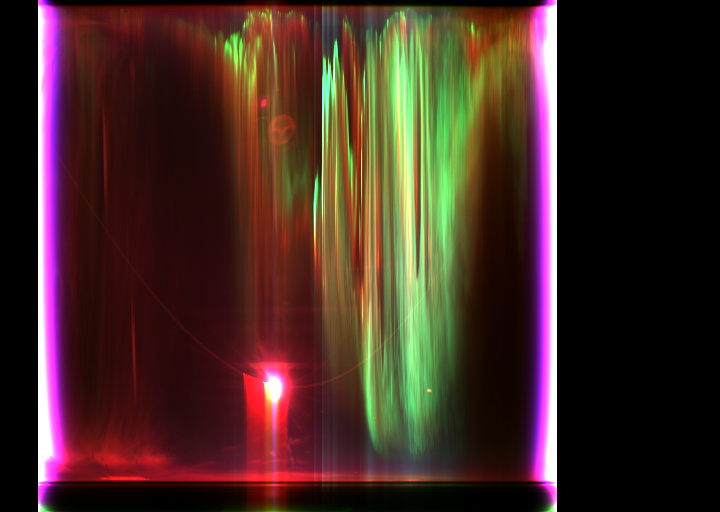
#> input picture 2015/20150102__pfrr_asi3_full-keo-rgb.png, 720 x 512 px; its folder holds only this picture in this run
$ python detect_vertical_bar.py
#> lines starting #> are read from the running program, lines starting #| are printed output that depends on the picture; after the words box and inside, x2 and y2 are one past the last pixel; in counts of white or black regions, pixels touching at a corner belong together
#> in run_detect, img is the input picture: shape (512, 720, 3); mean B, G, R 36.2, 42.7, 67.4
import cv2, os, csv
import numpy as np
from pathlib import Path

def detect_vertical_white_purple_bars(img_bgr: np.ndarray) -> np.ndarray:
    """
    检测左右两侧贯穿垂直方向的白条/紫条。
    返回掩膜 (uint8, 0/255)，若无则全黑。
    """
    H, W = img_bgr.shape[:2]
    hsv = cv2.cvtColor(img_bgr, cv2.COLOR_BGR2HSV).astype(np.int32)
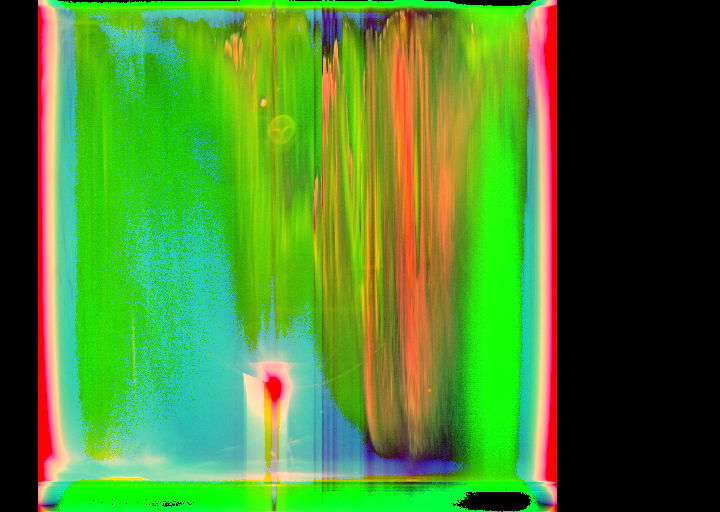
#> hsv: shape (512, 720, 3) int32; mean B, G, R 44, 127.6, 73.4
    Hc, S, V = cv2.split(hsv)
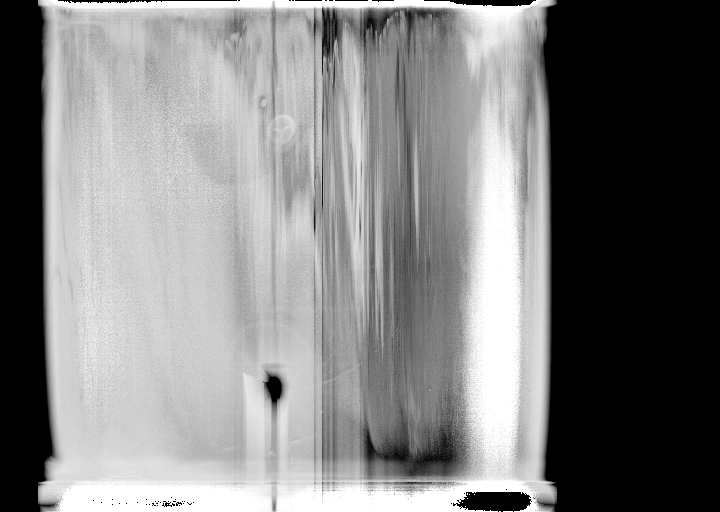
#> S: shape (512, 720) int32; min 0, max 255, mean 127.6
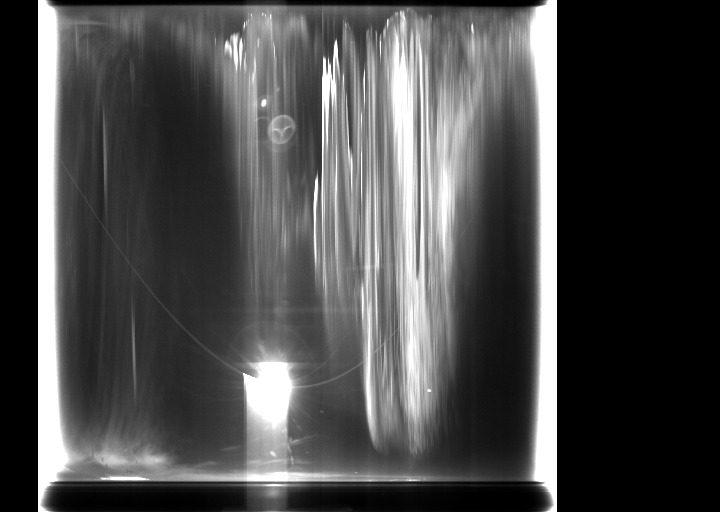
#> V: shape (512, 720) int32; min 0, max 255, mean 73.4

    # 白色门控
    white  = (S <= 70) & (V >= 210)
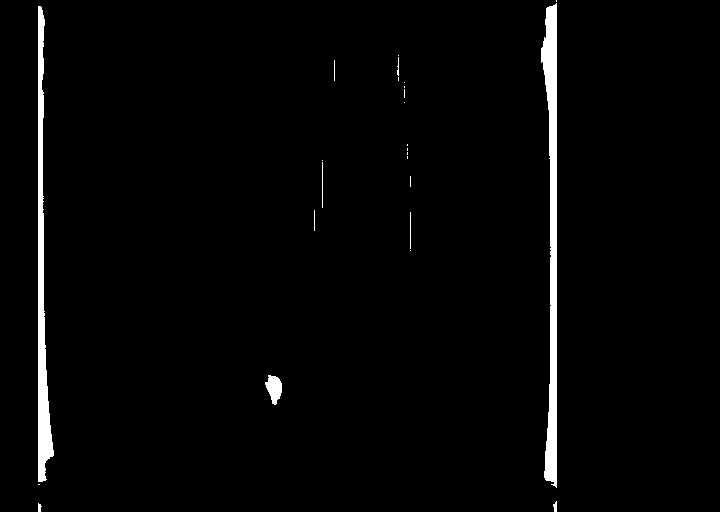
#> white: shape (512, 720) bool; 2.2% white; 25 white regions (15 under 20 px), largest, box (x1, y1, x2, y2) and area: (541, 3, 557, 488) 4229, (38, 6, 54, 482) 3356, (265, 375, 282, 405) 327
    # 紫色门控
    purple = (Hc >= 135) & (Hc <= 175) & (S >= 70) & (V >= 120)
#> purple: shape (512, 720) bool; 4.7% white; 80 white regions (71 under 20 px), largest, box (x1, y1, x2, y2) and area: (38, 0, 80, 504) 8166, (526, 0, 557, 504) 6824, (257, 344, 301, 406) 757
    cand = (white | purple).astype(np.uint8)
#> cand: shape (512, 720); values 0 (black) and 1 (white), 6.9% white; 97 white regions (84 under 20 px), largest, box (x1, y1, x2, y2) and area: (38, 0, 80, 512) 11539, (526, 0, 557, 512) 11062, (257, 344, 301, 482) 1415

    # 每列占比 + 平滑
    col_frac = cand.sum(axis=0) / float(H)
#> col_frac = 720 values, max 1 at index 38, min 0 at index 0, mean 0.0689
    kernel = np.ones(21, np.float32)/21
    col_frac = np.convolve(col_frac, kernel, mode="same")
#> col_frac = 720 values, max 0.948 at index 48, min 0 at index 0, mean 0.0689
    cols = (col_frac >= 0.35).astype(np.uint8)
#> cols = 720 values, max 1 at index 35, min 0 at index 0, mean 0.0792

    # 合并连续列 -> 掩膜
    bar_mask = np.zeros((H,W), np.uint8)
    in_bar, start = False, 0
    for x in range(W):
        if cols[x] and not in_bar:
            in_bar, start = True, x
        if (not cols[x] or x==W-1) and in_bar:
            end = x if not cols[x] else x
            w = end - start + 1
            if w >= 4 and w <= 0.2*W:  # 合理宽度
                bar_mask[:, start:end+1] = 255
            in_bar = False
#> this loop made 720 passes
#> (end, w) on passes 65, 561: (64, 30), (560, 29)
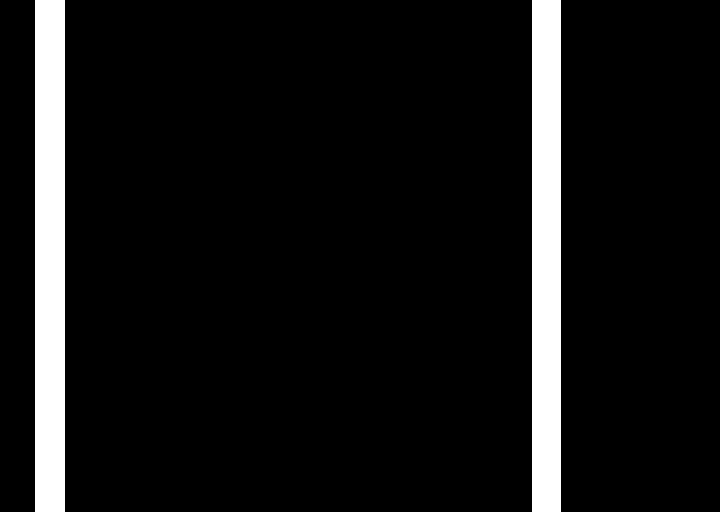
#> bar_mask: shape (512, 720); 8.2% white; 2 white regions
#> after the loop, end = 560; in_bar = False; start = 532; w = 29

    # 纵向覆盖过滤
    num, labels, stats, _ = cv2.connectedComponentsWithStats(bar_mask, connectivity=8)
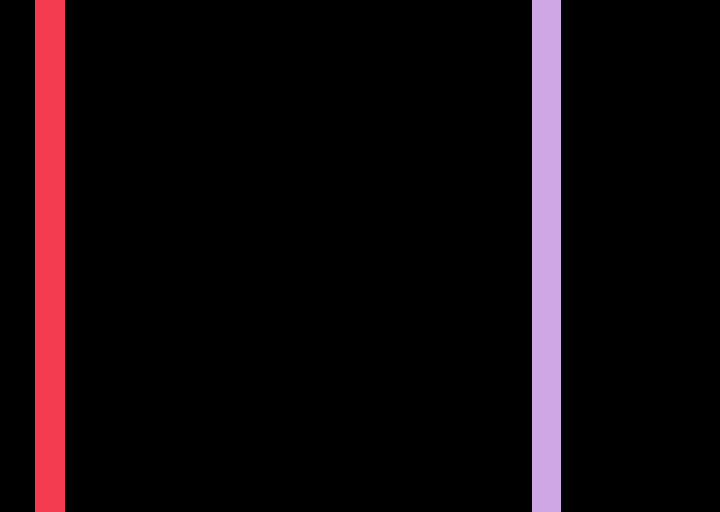
#> labels: shape (512, 720) int32; 3 distinct labels, from 0 to 2; one colour per label, 0 black
#> num = 3; stats = [[0, 0, 720, 512, 338432], [35, 0, 30, 512, 15360], [532, 0, 29, 512, 14848]]
    left_candidates, right_candidates = [], []
    for i in range(1, num):
        x,y,w,h,area = stats[i]
        if h/float(H) >= 0.85 and h/max(w,1) >= 6:
            cx = x+w/2
            if cx <= 0.5*W:
                left_candidates.append((area,i))
            else:
                right_candidates.append((area,i))
#> this loop made 2 passes
#> (x, y, w, h, area, cx) on passes 1 to 2: (35, 0, 30, 512, 15360, 50), (532, 0, 29, 512, 14848, 546.5)
#> after the loop, left_candidates = [(15360, 1)]; right_candidates = [(14848, 2)]

    # 保留左右各一个（面积最大）
    final = np.zeros_like(bar_mask)
    if left_candidates:
        _, idx = max(left_candidates, key=lambda t:t[0])
#> idx = 1
        final[labels==idx] = 255
    if right_candidates:
        _, idx = max(right_candidates, key=lambda t:t[0])
#> idx = 2
        final[labels==idx] = 255

    return final


def run_detect(input_path, output_dir,
               save_overlay=True, save_mask=True, save_inpaint=True,
               csv_path=None):
    """
    遍历文件夹，检测白条/紫条竖边。
    """
    in_path = Path(input_path)
    out_dir = Path(output_dir); out_dir.mkdir(parents=True, exist_ok=True)
    rows = []

    img_files = [p for p in in_path.iterdir() if p.suffix.lower() in [".jpg",".jpeg",".png",".bmp",".tif",".tiff"]]

    for p in img_files:
        img = cv2.imread(str(p))
        if img is None: continue

        mask = detect_vertical_white_purple_bars(img)

        if mask.sum() == 0:
            # 没有检测到，跳过
            continue

        stem = p.stem
        if save_mask:
            cv2.imwrite(str(out_dir/f"{stem}_mask.png"), mask)
        if save_inpaint:
            inpainted = cv2.inpaint(img, mask, 3, cv2.INPAINT_TELEA)
            cv2.imwrite(str(out_dir/f"{stem}_inpaint.png"), inpainted)
        if save_overlay:
            overlay = img.copy()
            contours,_ = cv2.findContours(mask, cv2.RETR_EXTERNAL, cv2.CHAIN_APPROX_SIMPLE)
#> contours = 2 contours; box (x1, y1, x2, y2) and area: (35, 0, 65, 512) 14819, (532, 0, 561, 512) 14308
            for c in contours:
                x,y,w,h = cv2.boundingRect(c)
                cv2.rectangle(overlay, (x,y), (x+w,y+h), (0,255,255), 2)
#> this loop made 2 passes
#> (c, x, y, w, h) on passes 1 to 2: ([[532, 0], [532, 511], [560, 511], [560, 0]], 532, 0, 29, 512), ([[35, 0], [35, 511], [64, 511], [64, 0]], 35, 0, 30, 512)
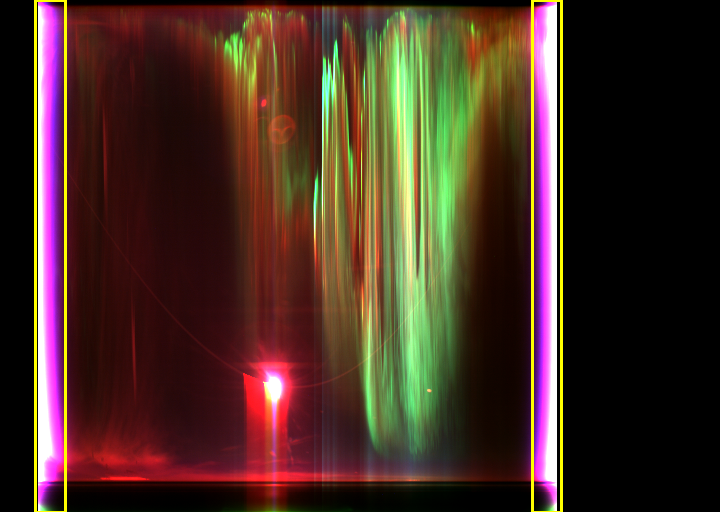
#> overlay: shape (512, 720, 3); 1.71% of pixels changed, all inside (x1, y1, x2, y2) = (34, 0, 563, 512)
            cv2.imwrite(str(out_dir/f"{stem}_overlay.png"), overlay)

        rows.append([str(p), "bars_detected"])

    # 保存CSV
    if csv_path:
        with open(csv_path, "w", newline="") as f:
            writer = csv.writer(f)
            writer.writerow(["file","status"])
            writer.writerows(rows)

    return rows


rows2 = run_detect(
    input_path="./2015",
    output_dir="./keogram-out2",
    save_overlay=True, save_mask=True, save_inpaint=True,
    csv_path="./keogram-out2/detections.csv"
)

$ run again, on 2015/20150217__pfrr_asi3_full-keo-rgb.png
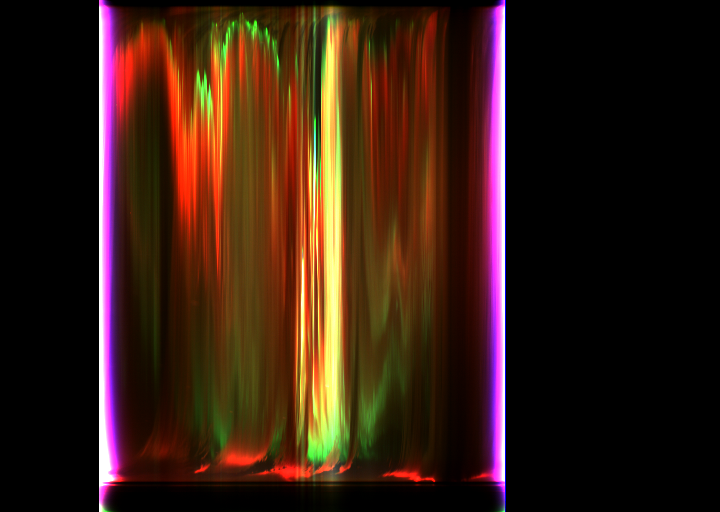
#> input picture 2015/20150217__pfrr_asi3_full-keo-rgb.png, 720 x 512 px
#> in run_detect, img is the input picture: shape (512, 720, 3); mean B, G, R 18.2, 29.4, 54.3
#> white: shape (512, 720) bool; 1.2% white; 11 white regions (4 under 20 px), largest, box (x1, y1, x2, y2) and area: (99, 6, 114, 488) 2525, (500, 7, 505, 482) 1836, (313, 157, 316, 219) 75
#> purple: shape (512, 720) bool; 3.3% white; 5 white regions (2 under 20 px), largest, box (x1, y1, x2, y2) and area: (483, 0, 505, 501) 6433, (99, 0, 124, 480) 5531, (99, 481, 115, 505) 186
#> cand: shape (512, 720); values 0 (black) and 1 (white), 4.5% white; 12 white regions (6 under 20 px), largest, box (x1, y1, x2, y2) and area: (99, 0, 124, 512) 8265, (483, 0, 505, 501) 8258, (313, 157, 316, 219) 75, (301, 262, 304, 312) 72, (301, 324, 303, 340) 21, (333, 357, 334, 377) 20
#> in detect_vertical_white_purple_bars, `col_frac = cand.sum(axis=0) / float(H)`: col_frac = 720 values, max 1 at index 99, min 0 at index 0, mean 0.0454
#> in detect_vertical_white_purple_bars, `col_frac = np.convolve(col_frac, kernel, mode="same")`: col_frac = 720 values, max 0.765 at index 109, min 0 at index 0, mean 0.0454
#> cols = 720 values, max 1 at index 96, min 0 at index 0, mean 0.0625
#> the loop in detect_vertical_white_purple_bars, `for x in range(W):` made 720 passes
#> (end, w) on passes 119, 509: (118, 23), (508, 24)
#> after the loop in detect_vertical_white_purple_bars, `for x in range(W):`:
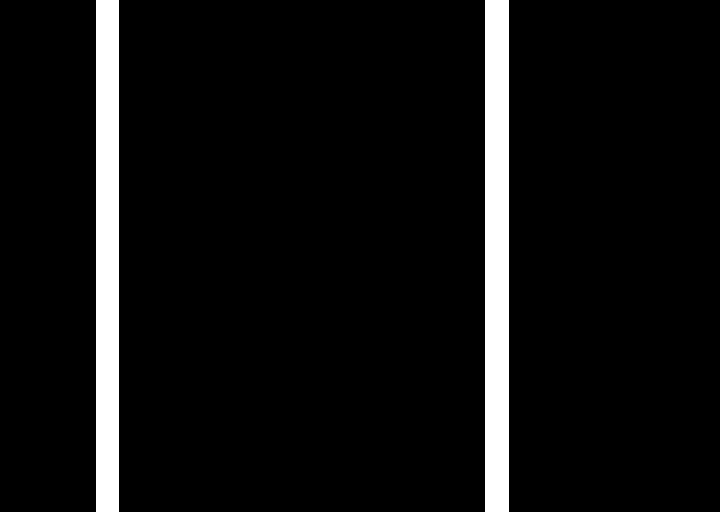
#> bar_mask: shape (512, 720); 6.5% white; 2 white regions
#> after the loop in detect_vertical_white_purple_bars, `for x in range(W):`: end = 508; in_bar = False; start = 485; w = 24
#> labels: shape (512, 720) int32; 3 distinct labels, from 0 to 2
#> num = 3; stats = [[0, 0, 720, 512, 344576], [96, 0, 23, 512, 11776], [485, 0, 24, 512, 12288]]
#> the loop in detect_vertical_white_purple_bars, `for i in range(1, num):` made 2 passes
#> (x, y, w, h, area, cx) on passes 1 to 2: (96, 0, 23, 512, 11776, 107.5), (485, 0, 24, 512, 12288, 497)
#> after the loop in detect_vertical_white_purple_bars, `for i in range(1, num):`: left_candidates = [(11776, 1)]; right_candidates = [(12288, 2)]
#> in detect_vertical_white_purple_bars, `_, idx = max(left_candidates, key=lambda t:t[0])`: idx = 1
#> in detect_vertical_white_purple_bars, `_, idx = max(right_candidates, key=lambda t:t[0])`: idx = 2
#> contours = 2 contours; box (x1, y1, x2, y2) and area: (485, 0, 509, 512) 11753, (96, 0, 119, 512) 11242
#> the loop in run_detect, `for c in contours:` made 2 passes
#> (c, x, y, w, h) on passes 1 to 2: ([[485, 0], [485, 511], [508, 511], [508, 0]], 485, 0, 24, 512), ([[96, 0], [96, 511], [118, 511], [118, 0]], 96, 0, 23, 512)
#> after the loop in run_detect, `for c in contours:`:
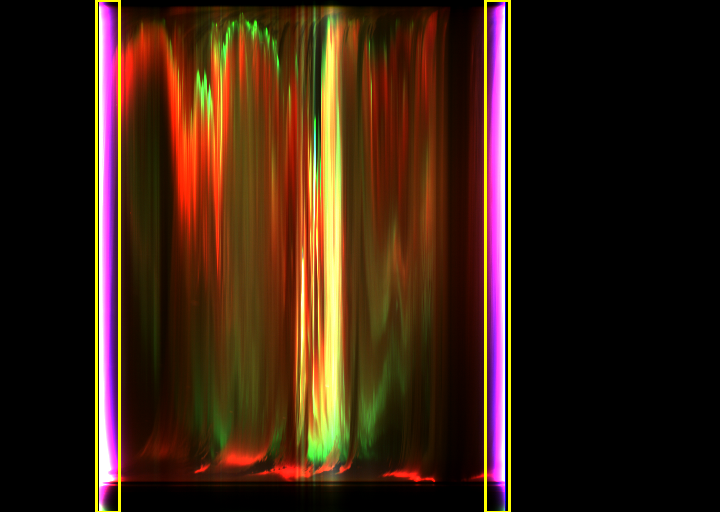
#> overlay: shape (512, 720, 3); 1.7% of pixels changed, all inside (x1, y1, x2, y2) = (95, 0, 511, 512)
